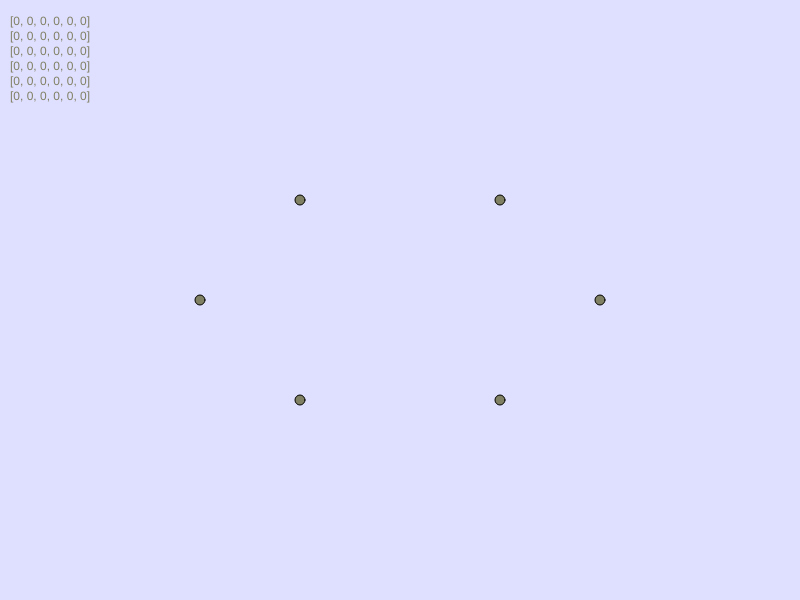
Frame 1 (no input)
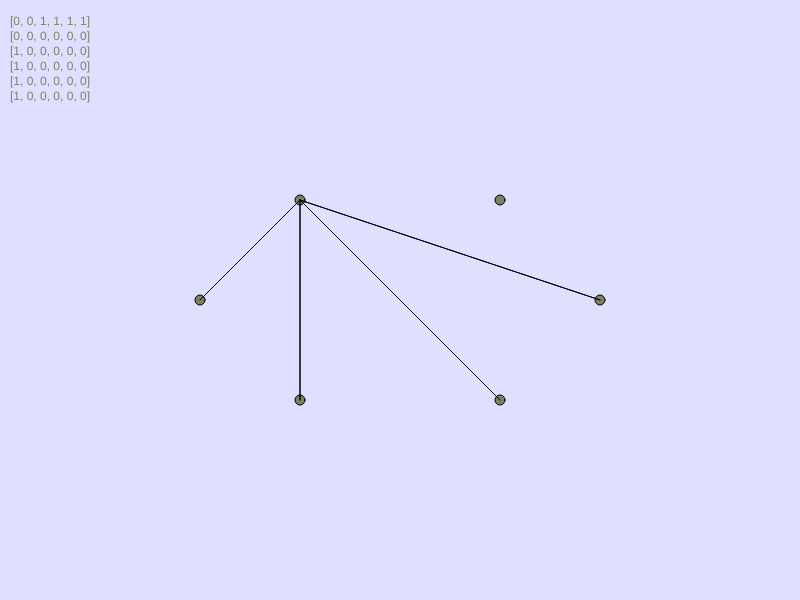
Frame 60 (no input)
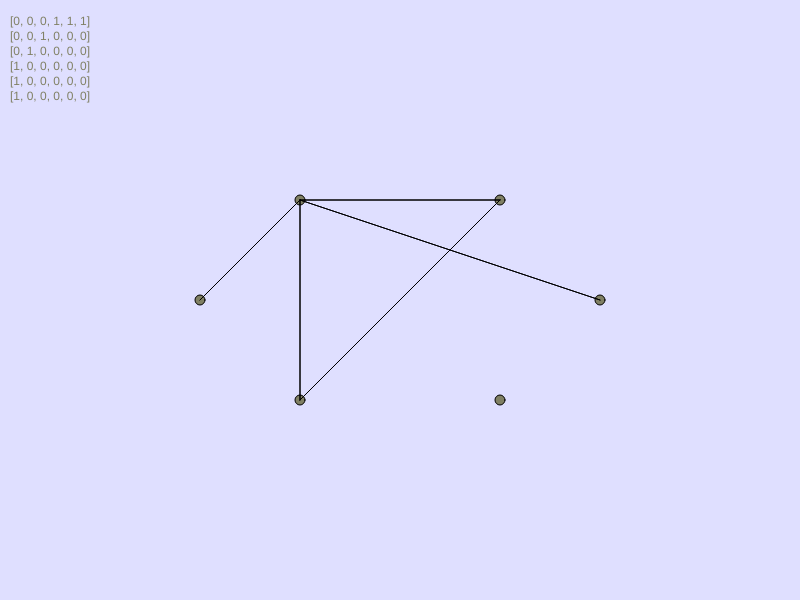
Frame 120 (the mouse pressed at the canvas centre since frame 60)

The p5.js sketch that drew these frames (run headless with seeded random() and noise() and a simulated clock; from frame 60 on, the mouse is pressed at the canvas centre):

// p5.js sketch
// ── sketch.js
function setup() {
  createCanvas(800, 600);
  fill(128, 128, 100);
  graph = new Graph();
}

var a = 0;
var b = 0;
var c = 0;
var d = 0;
var e = 0;
var f = 0;
var g = 0;
var h = 0;
var i = 0;
var j = 0;
var k = 0;
var l = 0;
var m = 0;
var n = 0;
var o = 0;

var adMatrix = [];
var iterat = 0;

function oposite(x) {
  if (x == 0) return 1;
  return 0;
}

function draw() {
  adMatrix = [
    [0, a, b, c, d, e],
    [a, 0, f, g, h, i],
    [b, f, 0, j, k, l],
    [c, g, j, 0, m, n],
    [d, h, k, m, 0, o],
    [e, i, l, n, o, 0]
  ];
  background(223, 223, 255);
  graph.show(adMatrix);
  iterat++;
  if (iterat % 2 == 0) a = oposite(a);
  if (iterat % 4 == 0) b = oposite(b);
  if (iterat % 8 == 0) c = oposite(c);
  if (iterat % 16 == 0) d = oposite(d);
  if (iterat % 32 == 0) e = oposite(e);
  if (iterat % 64 == 0) f = oposite(f);
  if (iterat % 128 == 0) g = oposite(g);
  if (iterat % 256 == 0) h = oposite(h);
  if (iterat % 512 == 0) i = oposite(i);
  if (iterat % 1024 == 0) j = oposite(j);
  if (iterat % 2048 == 0) k = oposite(k);
  if (iterat % 4096 == 0) l = oposite(l);
  if (iterat % 8192 == 0) m = oposite(m);
  if (iterat % 16384 == 0) n = oposite(n);
  if (iterat % 32768 == 0) o = oposite(o);
  if (keyIsDown(SHIFT)) console.log(adMatrix);
  text(
    `
[0, ${a}, ${b}, ${c}, ${d}, ${e}]
[${a}, 0, ${f}, ${g}, ${h}, ${i}]
[${b}, ${f}, 0, ${j}, ${k}, ${l}]
[${c}, ${g}, ${j}, 0, ${m}, ${n}]
[${d}, ${h}, ${k}, ${m}, 0, ${o}]
[${e}, ${i}, ${l}, ${n}, ${o}, 0]`,
    10,
    10
  );
}

/*

[0, a, b, c],
[a, 0, d, e],
[b, d, 0, f],
[c, e, f, 0],


*/

// ── graph.js
function Graph() {
  vertexs = [];
  vertexs.push(new Vertex(300, 200));
  vertexs.push(new Vertex(300, 400));
  vertexs.push(new Vertex(500, 200));
  vertexs.push(new Vertex(500, 400));

  vertexs.push(new Vertex(200, 300));
  vertexs.push(new Vertex(600, 300));


  this.show = function(adMatrix) {
    for (var i = 0; i < vertexs.length; i++) {
      vertexs[i].show();
    }
    for (var i = 0; i < adMatrix.length; i++) {
      for (var j = 0; j < adMatrix.length; j++) {
        if (adMatrix[i][j] == 1) {
          vertexs[i].drawEdge(vertexs[j]);
        }
      }
    }
  };
}

// ── vertex.js
function Vertex(x, y) {
  this.x = x;
  this.y = y;
  this.edgeLength = 10;

  this.show = function() {
    ellipse(this.x, this.y, 10, 10);
  };

  this.drawEdge = function(aVertex) {
    line(this.x, this.y, aVertex.x, aVertex.y);
  };
}
